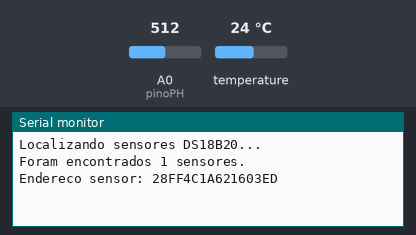
This sketch was run on a simulated Arduino Uno, built with avr-gcc and run on an emulated ATmega328P. Shown: the last lines printed to the serial monitor. The inputs (shaded band) are chosen by the test bench; at power-on: temperature 24 °C, A0 (pinoPH) = 512.

Above: at 2.7 s.
2.8 s: temperature set to 12 °C
At 3.8 s:
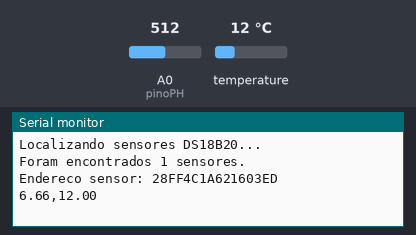
7.5 s: A0 (pinoPH) set to 716
At 8.3 s:
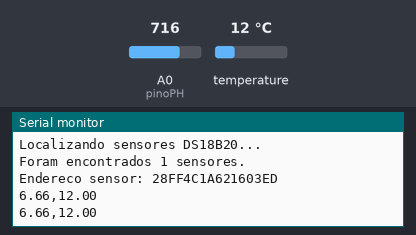
9.0 s: temperature set to 19 °C
At 9.0 s:
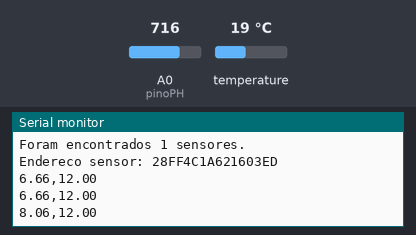
10.5 s: A0 (pinoPH) set to 900
At 12.5 s:
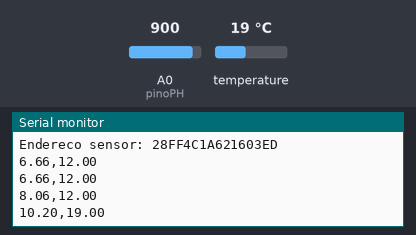
Timing chart, 0 to 13.0 s (numbered marks = the images above; inputs shaded):
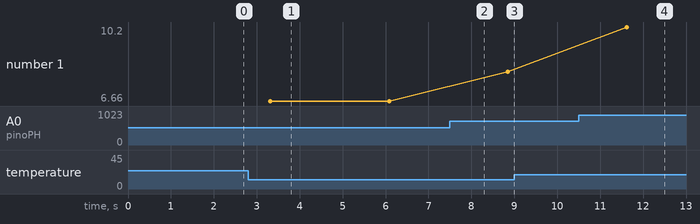

Measured:
- after the input at 2.8 s, the serial monitor: prints a new line after 0.52 s (image 1)
- after the input at 10.5 s, the serial monitor: prints a new line after 1.1 s (image 4)
- plotted number 1: 6.66 → 8.06 after the input at 7.5 s, 8.06 → 10.2 after the input at 10.5 s

The sketch:

PH_TEMP.ino
```cpp
#include <Wire.h>
#include <OneWire.h>
#include <DallasTemperature.h>
#define pinoPH A0           //sinal do sensor de PH
#define pinoTEMP 3          //sinal do sensor DS18B20

//Variáveis para o PH===============================================================================
int contagem;           // Variável de contagem
float soma_tensao;      // Variável para soma de tensão
float media;            // Variável que calcula a media
float entradaPH;        // Variável de leitura do pino A0
float tensao;           // Variável para conversão em tensão
float valor_PH;         //Variável para receber o valor do Ph
float PH;               //Variável para mostrar o PH no Serial
unsigned long tempo;    // Float tempo
//==================================================================================================
//Variáveis para a temperatura======================================================================
float TEMPERATURA;                //Variável para receber o valor da temperatura
//==================================================================================================
//Declaração de Objetos=============================================================================
OneWire oneWire(pinoTEMP);        //objeto one_wire
DallasTemperature sensors(&oneWire);
DeviceAddress sensor1;
// =================================================================================================
void setup() {
  Serial.begin(9600);

  sensors.begin();

  // Localiza e mostra enderecos dos sensores
  Serial.println("Localizando sensores DS18B20...");
  Serial.print("Foram encontrados ");
  Serial.print(sensors.getDeviceCount(), DEC);
  Serial.println(" sensores.");

  if (!sensors.getAddress(sensor1, 0))
     Serial.println("Sensores nao encontrados !");

  // Mostra o endereco do sensor encontrado no barramento
  Serial.print("Endereco sensor: ");
  mostra_endereco_sensor(sensor1);
  Serial.println();
  Serial.println();
  delay(1500);
}
//Loop infinito=====================================================================================
void loop() {
  PH = le_PH();
  TEMPERATURA = le_temperatura();
  //Serial.print("PH: ");
  Serial.print(PH);
  Serial.print(",");
  //Serial.print("Temp: ");
  Serial.println(TEMPERATURA);
  delay(1000);                    // Aguarda para próxima leitura
}
//==================================================================================================

//Função para ler o PH~~~~~~~~~~~~~~~~~~~~~~~~~~~~~~~~~~~~~~~~~~~~~~~~~~~~~~~~~~~~~~~~~~~~~~~~~~~~~~

float le_PH() {
  soma_tensao = 0;   // Inicia soma_tensão em 0
  contagem = 0;      // Inicia a contagem em 0

  while (contagem < 10) {                   // Executa enquanto contagem menor que 10
    tempo = millis();                       // Define o tempo em microssegundos
    entradaPH = analogRead(pinoPH);            // Lê a entrada analógica
    tensao = (entradaPH * 5.0) / 1024.0;   // Converte em tensão, o valor lido
    soma_tensao = (soma_tensao + tensao);   // Soma a tensão anterior com a atual
    contagem++;                             // Soma 1 à variável de contagem
    delay(100);                             // Aguarda para próxima leitura
  }

  media = soma_tensao / 10.0;                 // Calcula a média das leituras

  valor_PH = (media - 0.12) * 13.66 / 4.88;    //interpolação para contornar o erro sistemático de 0.12V

  return valor_PH;
}
//~~~~~~~~~~~~~~~~~~~~~~~~~~~~~~~~~~~~~~~~~~~~~~~~~~~~~~~~~~~~~~~~~~~~~~~~~~~~~~~~~~~~~~~~~~~~~~~~~~
//Função para ler a temperatura~~~~~~~~~~~~~~~~~~~~~~~~~~~~~~~~~~~~~~~~~~~~~~~~~~~~~~~~~~~~~~~~~~~~~

float le_temperatura() {
  sensors.requestTemperatures();
  float tempC = sensors.getTempC(sensor1); //Recebe a temperatura em °C
  return tempC;
}
//~~~~~~~~~~~~~~~~~~~~~~~~~~~~~~~~~~~~~~~~~~~~~~~~~~~~~~~~~~~~~~~~~~~~~~~~~~~~~~~~~~~~~~~~~~~~~~~~~~
//Função para mostrar endereço do sensor~~~~~~~~~~~~~~~~~~~~~~~~~~~~~~~~~~~~~~~~~~~~~~~~~~~~~~~~~~~~
void mostra_endereco_sensor(DeviceAddress deviceAddress)
{
  for (uint8_t i = 0; i < 8; i++)
  {
    // Adiciona zeros se necessário
    if (deviceAddress[i] < 16) Serial.print("0");
    Serial.print(deviceAddress[i], HEX);
  }
}
```
